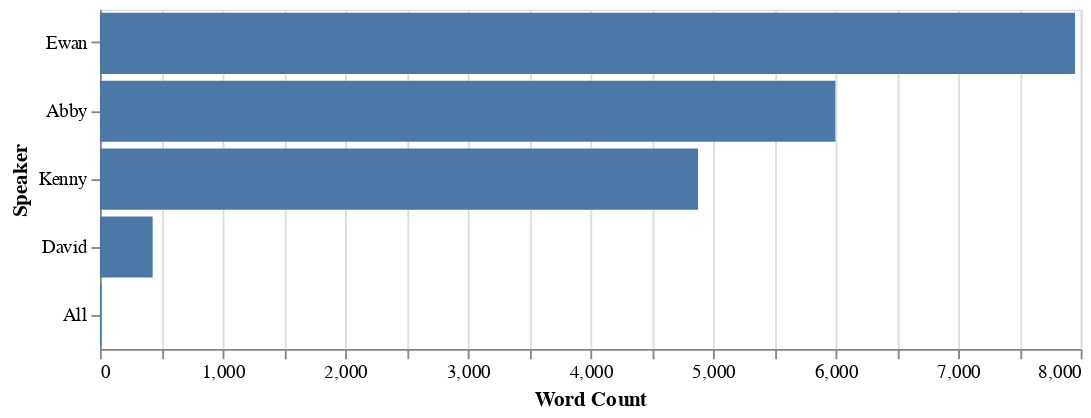

Write notebook code for a chart like this one.
### Code cell
# an alternative way to plot the chart
import altair as alt

h = max(180, 24*len(turns_df))

alt.Chart(turns_df).mark_bar().encode(
    x='Word Count:Q',
    y=alt.Y('Speaker:N', sort='-x')
).properties(width=520, height=h)

### Figure 1 — Vega-Lite specification as saved in the notebook (floating-point values rounded to 4 significant figures)
{"config": {"view": {"continuousWidth": 300, "continuousHeight": 300}}, "data": {"name": "data-4865847482b0408944c2de69aafb3fc9"}, "mark": {"type": "bar"}, "encoding": {"x": {"field": "Word Count", "type": "quantitative"}, "y": {"field": "Speaker", "sort": "-x", "type": "nominal"}}, "height": 180, "width": 520, "$schema": "https://vega.github.io/schema/vega-lite/v5.8.0.json", "datasets": {"data-4865847482b0408944c2de69aafb3fc9": [{"Speaker": "Abby", "Turns": 263, "Word Count": 5999}, {"Speaker": "Ewan", "Turns": 349, "Word Count": 7954}, {"Speaker": "All", "Turns": 3, "Word Count": 11}, {"Speaker": "Kenny", "Turns": 230, "Word Count": 4879}, {"Speaker": "David", "Turns": 26, "Word Count": 430}]}}
